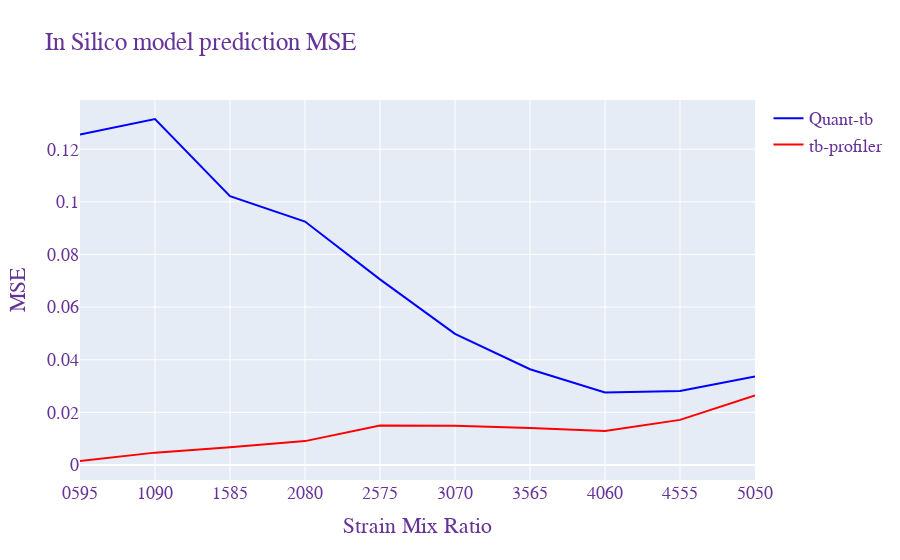

Source (notebook cell):
### Code cell
fig = go.Figure()
# fig.add_trace(go.Scatter(x=labels, y=mse_tb, mode='lines', name = 'TB-profiler', line=dict(color="red")))
fig.add_trace(go.Scatter(x=list(MSE_quantb.keys()),y=list(MSE_quantb.values()), mode='lines',name = 'Quant-tb', line=dict(color="blue")))
fig.add_trace(go.Scatter(x=list(MSE_tbp.keys()),y=list(MSE_tbp.values()), mode='lines',name = 'tb-profiler', line=dict(color="red")))

fig.update_layout(
    # xaxis_range = [0.00010475137486554342, 0.02],
    title="In Silico model prediction MSE",
    xaxis_title="Strain Mix Ratio",
    yaxis_title="MSE",
    font=dict(
        family="Courier New, monospace",
        size=18,
        color="RebeccaPurple"
    )
)

### Figure 1 — Plotly figure (JSON) as saved in the notebook; plotly's stock layout.template omitted (floating-point values rounded to 4 significant figures)
{"data": [{"line": {"color": "blue"}, "mode": "lines", "name": "Quant-tb", "type": "scatter", "x": ["0595", "1090", "1585", "2080", "2575", "3070", "3565", "4060", "4555", "5050"], "y": [0.1256, 0.1315, 0.1021, 0.09252, 0.07052, 0.04985, 0.03638, 0.02754, 0.02815, 0.03363]}, {"line": {"color": "red"}, "mode": "lines", "name": "tb-profiler", "type": "scatter", "x": ["0595", "1090", "1585", "2080", "2575", "3070", "3565", "4060", "4555", "5050"], "y": [0.001495, 0.004678, 0.006681, 0.009051, 0.01497, 0.0149, 0.01401, 0.01294, 0.01712, 0.02642]}], "layout": {"font": {"color": "RebeccaPurple", "family": "Courier New, monospace", "size": 18}, "title": {"text": "In Silico model prediction MSE"}, "xaxis": {"title": {"text": "Strain Mix Ratio"}}, "yaxis": {"title": {"text": "MSE"}}}}
